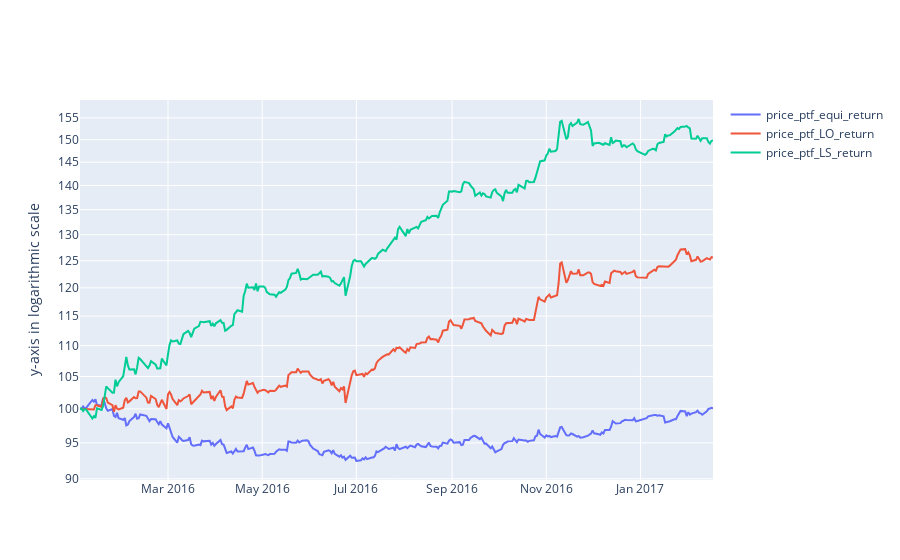

This figure's notebook cell:
### Code cell
fig = go.Figure()
for col in ['price_ptf_equi_return', 'price_ptf_LO_return','price_ptf_LS_return']:
    df2 = df_ptf.loc[:,['date', col]]
    df2 = df2.set_index('date')
    fig.add_traces(go.Scatter(x=df2.index, y=df2[col], mode='lines', name = col))
    fig.update_yaxes(title_text="y-axis in logarithmic scale", type="log")

fig.show()

### Figure 1 — Plotly figure (JSON) as saved in the notebook; plotly's stock layout.template omitted (floating-point values rounded to 4 significant figures; data arrays with more than 128 entries replaced by an {"elided": "..."} marker saying what was removed)
{"data": [{"mode": "lines", "name": "price_ptf_equi_return", "type": "scatter", "x": {"elided": "290 str values"}, "y": {"elided": "290 float values"}}, {"mode": "lines", "name": "price_ptf_LO_return", "type": "scatter", "x": {"elided": "290 str values"}, "y": {"elided": "290 float values"}}, {"mode": "lines", "name": "price_ptf_LS_return", "type": "scatter", "x": {"elided": "290 str values"}, "y": {"elided": "290 float values"}}], "layout": {"yaxis": {"title": {"text": "y-axis in logarithmic scale"}, "type": "log"}}}
